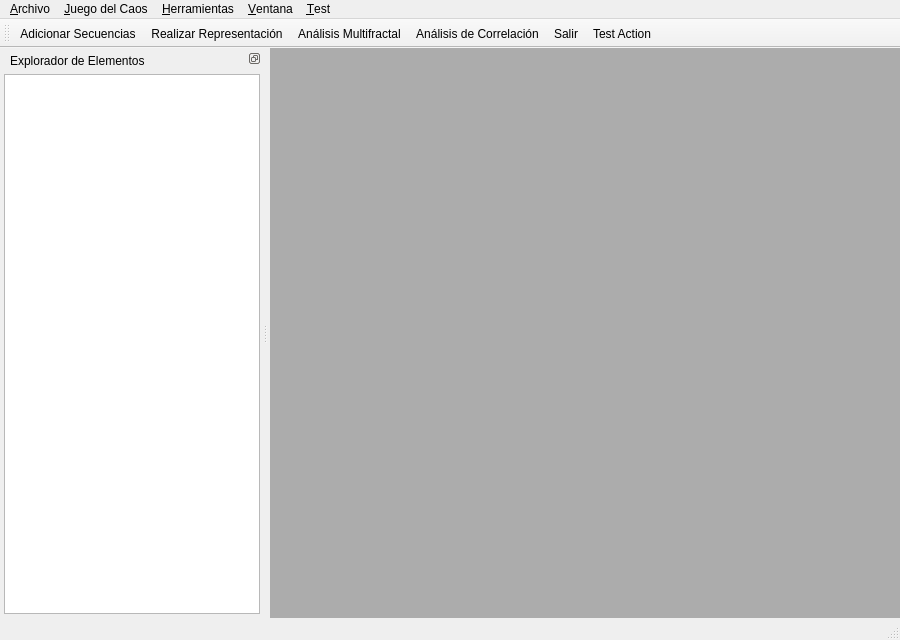
<?xml version="1.0" encoding="UTF-8"?>
<ui version="4.0">
 <class>MainWindowClass</class>
 <widget class="QMainWindow" name="MainWindowClass">
  <property name="geometry">
   <rect>
    <x>0</x>
    <y>0</y>
    <width>900</width>
    <height>640</height>
   </rect>
  </property>
  <property name="windowTitle">
   <string>GenomAMf</string>
  </property>
  <property name="windowIcon">
   <iconset resource="../../resources/resources.qrc">
    <normaloff>:/icons/mfa.png</normaloff>:/icons/mfa.png</iconset>
  </property>
  <property name="styleSheet">
   <string notr="true">/* QGroupBox {
    border: 1px solid gray;
    border-radius: 3px;
    margin-top: 1ex; 
	padding: 9px;
 }

 QGroupBox::title {
    subcontrol-origin: margin;
    subcontrol-position: top left;
    padding: 0 3px;
 }*/

QDockWidget::title {
    text-align: left; /* align the text to the left */
    padding-left: 6px;
    padding-top: 4px;
 }</string>
  </property>
  <property name="iconSize">
   <size>
    <width>16</width>
    <height>16</height>
   </size>
  </property>
  <widget class="QWidget" name="centralwidget">
   <layout class="QGridLayout" name="gridLayout">
    <property name="leftMargin">
     <number>2</number>
    </property>
    <property name="topMargin">
     <number>0</number>
    </property>
    <property name="rightMargin">
     <number>0</number>
    </property>
    <property name="bottomMargin">
     <number>0</number>
    </property>
    <item row="0" column="0">
     <widget class="QMdiArea" name="mdiArea">
      <property name="verticalScrollBarPolicy">
       <enum>Qt::ScrollBarAsNeeded</enum>
      </property>
      <property name="horizontalScrollBarPolicy">
       <enum>Qt::ScrollBarAsNeeded</enum>
      </property>
      <property name="background">
       <brush brushstyle="SolidPattern">
        <color alpha="255">
         <red>172</red>
         <green>172</green>
         <blue>172</blue>
        </color>
       </brush>
      </property>
     </widget>
    </item>
   </layout>
  </widget>
  <widget class="QMenuBar" name="menubar">
   <property name="geometry">
    <rect>
     <x>0</x>
     <y>0</y>
     <width>900</width>
     <height>25</height>
    </rect>
   </property>
   <widget class="QMenu" name="menu_Archivo">
    <property name="title">
     <string>&amp;Archivo</string>
    </property>
    <addaction name="loadSequencesAction"/>
    <addaction name="exitAction"/>
   </widget>
   <widget class="QMenu" name="menu_Herramientas">
    <property name="title">
     <string>&amp;Herramientas</string>
    </property>
    <addaction name="makeMultifractalAnalysisAction"/>
    <addaction name="makeCorrelationAnalysisAction"/>
   </widget>
   <widget class="QMenu" name="menuJuego_del_Caos">
    <property name="title">
     <string>&amp;Juego del Caos</string>
    </property>
    <addaction name="makeCgrAction"/>
   </widget>
   <widget class="QMenu" name="menuTest">
    <property name="title">
     <string>&amp;Test</string>
    </property>
    <addaction name="testAction"/>
   </widget>
   <widget class="QMenu" name="menu_Ventana">
    <property name="title">
     <string>&amp;Ventana</string>
    </property>
   </widget>
   <addaction name="menu_Archivo"/>
   <addaction name="menuJuego_del_Caos"/>
   <addaction name="menu_Herramientas"/>
   <addaction name="menu_Ventana"/>
   <addaction name="menuTest"/>
  </widget>
  <widget class="QStatusBar" name="statusbar"/>
  <widget class="QToolBar" name="toolBar">
   <property name="windowTitle">
    <string>toolBar</string>
   </property>
   <property name="iconSize">
    <size>
     <width>16</width>
     <height>16</height>
    </size>
   </property>
   <attribute name="toolBarArea">
    <enum>TopToolBarArea</enum>
   </attribute>
   <attribute name="toolBarBreak">
    <bool>false</bool>
   </attribute>
   <addaction name="loadSequencesAction"/>
   <addaction name="makeCgrAction"/>
   <addaction name="makeMultifractalAnalysisAction"/>
   <addaction name="makeCorrelationAnalysisAction"/>
   <addaction name="exitAction"/>
   <addaction name="testAction"/>
  </widget>
  <widget class="QDockWidget" name="dockWidget">
   <property name="font">
    <font>
     <pointsize>9</pointsize>
     <weight>50</weight>
     <bold>false</bold>
     <kerning>true</kerning>
    </font>
   </property>
   <property name="features">
    <set>QDockWidget::DockWidgetFloatable|QDockWidget::DockWidgetMovable</set>
   </property>
   <property name="windowTitle">
    <string>Explorador de Elementos</string>
   </property>
   <attribute name="dockWidgetArea">
    <number>1</number>
   </attribute>
   <widget class="QWidget" name="dockWidgetContents">
    <layout class="QVBoxLayout" name="verticalLayout_3">
     <property name="leftMargin">
      <number>4</number>
     </property>
     <property name="topMargin">
      <number>4</number>
     </property>
     <property name="rightMargin">
      <number>2</number>
     </property>
     <property name="bottomMargin">
      <number>4</number>
     </property>
     <item>
      <layout class="QVBoxLayout" name="verticalLayout">
       <property name="spacing">
        <number>6</number>
       </property>
       <item>
        <widget class="QTreeView" name="explorerTreeView">
         <property name="font">
          <font>
           <pointsize>8</pointsize>
          </font>
         </property>
         <property name="midLineWidth">
          <number>1</number>
         </property>
         <property name="editTriggers">
          <set>QAbstractItemView::NoEditTriggers</set>
         </property>
         <property name="tabKeyNavigation">
          <bool>true</bool>
         </property>
         <property name="showDropIndicator" stdset="0">
          <bool>false</bool>
         </property>
         <property name="alternatingRowColors">
          <bool>false</bool>
         </property>
         <property name="iconSize">
          <size>
           <width>16</width>
           <height>16</height>
          </size>
         </property>
         <property name="indentation">
          <number>20</number>
         </property>
         <property name="uniformRowHeights">
          <bool>true</bool>
         </property>
         <property name="animated">
          <bool>true</bool>
         </property>
         <property name="headerHidden">
          <bool>false</bool>
         </property>
         <attribute name="headerShowSortIndicator" stdset="0">
          <bool>true</bool>
         </attribute>
        </widget>
       </item>
      </layout>
     </item>
    </layout>
    <widget class="QWidget" name="verticalLayoutWidget_2">
     <property name="geometry">
      <rect>
       <x>40</x>
       <y>30</y>
       <width>160</width>
       <height>80</height>
      </rect>
     </property>
     <layout class="QVBoxLayout" name="verticalLayout_2"/>
    </widget>
   </widget>
  </widget>
  <action name="loadSequencesAction">
   <property name="icon">
    <iconset resource="../../resources/resources.qrc">
     <normaloff>:/icons/seq_add.png</normaloff>:/icons/seq_add.png</iconset>
   </property>
   <property name="text">
    <string>&amp;Adicionar Secuencias</string>
   </property>
  </action>
  <action name="exitAction">
   <property name="icon">
    <iconset resource="../../resources/resources.qrc">
     <normaloff>:/icons/exit.png</normaloff>:/icons/exit.png</iconset>
   </property>
   <property name="text">
    <string>&amp;Salir</string>
   </property>
   <property name="toolTip">
    <string>Salir de la aplicación</string>
   </property>
  </action>
  <action name="makeCgrAction">
   <property name="icon">
    <iconset resource="../../resources/resources.qrc">
     <normaloff>:/icons/cgr_start.png</normaloff>:/icons/cgr_start.png</iconset>
   </property>
   <property name="text">
    <string>Realizar &amp;Representación ...</string>
   </property>
  </action>
  <action name="makeMultifractalAnalysisAction">
   <property name="icon">
    <iconset resource="../../resources/resources.qrc">
     <normaloff>:/icons/mfa_start.png</normaloff>:/icons/mfa_start.png</iconset>
   </property>
   <property name="text">
    <string>Análisis &amp;Multifractal ...</string>
   </property>
  </action>
  <action name="makeCorrelationAnalysisAction">
   <property name="icon">
    <iconset resource="../../resources/resources.qrc">
     <normaloff>:/icons/correl_start.png</normaloff>:/icons/correl_start.png</iconset>
   </property>
   <property name="text">
    <string>Análisis de &amp;Correlación ...</string>
   </property>
  </action>
  <action name="testAction">
   <property name="icon">
    <iconset resource="../../resources/resources.qrc">
     <normaloff>:/icons/tool.png</normaloff>:/icons/tool.png</iconset>
   </property>
   <property name="text">
    <string>&amp;Test Action</string>
   </property>
  </action>
 </widget>
 <resources>
  <include location="../../resources/resources.qrc"/>
 </resources>
 <connections/>
</ui>
